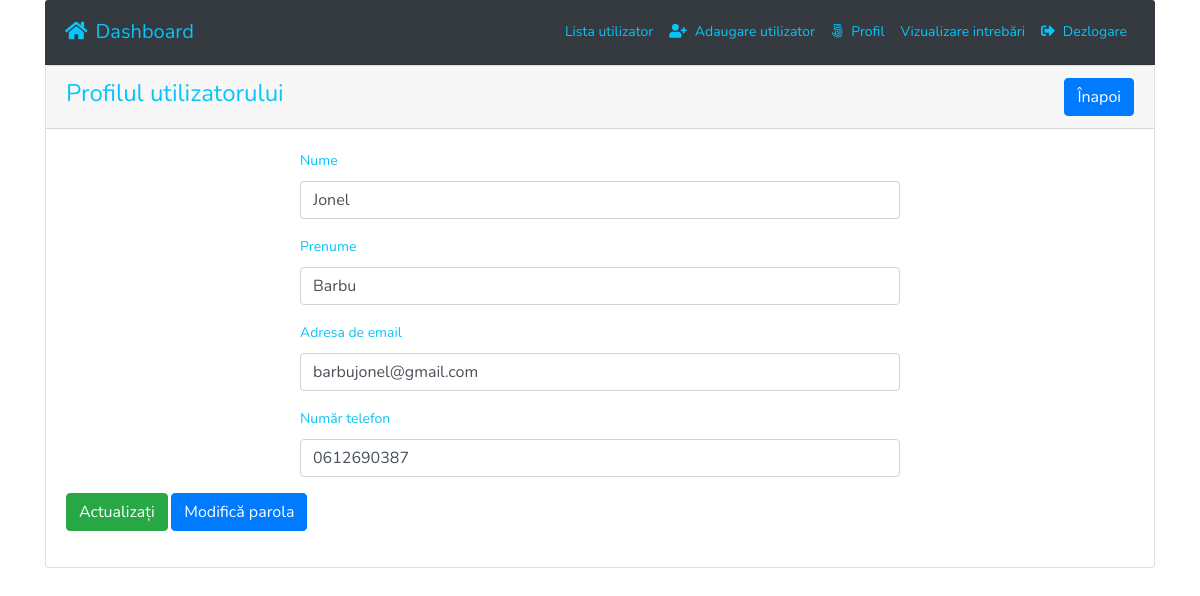
Screenshot of /Html/Admin/profile.php?id=2 (signed in) with the database file from the repository.
### tables this page shows
CREATE TABLE `tbl_users` (
  `id` int(11) NOT NULL,
  `name` varchar(255) DEFAULT NULL,
  `username` varchar(255) DEFAULT NULL,
  `email` varchar(255) DEFAULT NULL,
  `password` varchar(255) DEFAULT NULL,
  `mobile` varchar(25) DEFAULT NULL,
  `roleid` tinyint(4) DEFAULT NULL,
  `isActive` tinyint(4) DEFAULT 0,
  `created_at` timestamp NOT NULL DEFAULT current_timestamp(),
  `updated_at` timestamp NOT NULL DEFAULT current_timestamp()
);

### lib/Database.php (called while the page is built, shortened)
<?php
class  Database{
  public $pdo;
  public function __construct(){
    if (!isset($this->pdo)) {
      try {
        $link = new PDO('mysql:host='.DB_HOST.'; dbname='.DB_NAME, DB_USER, DB_PASS);
        $link->setAttribute(PDO::ATTR_ERRMODE, PDO::ERRMODE_EXCEPTION);
        $link->exec("SET CHARACTER SET utf8");
        $this->pdo  =  $link;
      } catch (PDOException $e) {
        die("Connection error...".$e->getMessage());
      }
    }
  }
}

### lib/Session.php (called while the page is built, shortened)
<?php
class Session{
  public static function get($key){
    if (isset($_SESSION[$key])) {
      return $_SESSION[$key];
    }else{
      return false;
    }
  }
}

### Html/Admin/profile.php (the view, shortened to what this page needs)
<?php
include '../inc/header.php';
 ?>
<?php
if (isset($_GET['id'])) {
  $userid = preg_replace('/[^a-zA-Z0-9-]/', '', (int)$_GET['id']);
}
 ?>
 <div class="card ">
   <div class="card-header">
          <h3  style="color: #07c5f8">Profilul utilizatorului <span class="float-right"> <a href="http://localhost/Proiect_pw/Public/index" class="btn btn-primary">Înapoi</a> </h3>
        </div>
        <div class="card-body">
    <?php
    $getUinfo = $users->getUserInfoById($userid);
    if ($getUinfo) {
     ?>
          <div style="width:600px; margin:0px auto">
          <form class="" action="" method="POST">
              <div class="form-group">
                <label for="name">Nume</label>
                <input type="text" name="name" value="<?php echo $getUinfo->name; ?>" class="form-control">
              </div>
              <div class="form-group">
                <label for="username">Prenume</label>
                <input type="text" name="username" value="<?php echo $getUinfo->username; ?>" class="form-control">
              </div>
              <div class="form-group">
                <label for="email">Adresa de email</label>
                <input type="email" id="email" name="email" value="<?php echo $getUinfo->email; ?>" class="form-control">
              </div>
              <div class="form-group">
                <label for="mobile">Număr telefon</label>
                <input type="text" id="mobile" name="mobile" value="<?php echo $getUinfo->mobile; ?>" class="form-control">
              </div>
              <?php if (Session::get("roleid") == '1') { ?>
              </div>
          <?php }else{?>
            <input type="hidden" name="roleid" value="<?php echo $getUinfo->roleid; ?>">
          <?php } ?>
              <?php if (Session::get("id") == $getUinfo->id) {?>
              <div class="form-group">
                <button type="submit" name="update" class="btn btn-success">Actualizați</button>
                <a class="btn btn-primary" href="http://localhost/Proiect_pw/Public/changePassword?id=<?php echo $getUinfo->id;?>">Modifică parola</a>
              </div>
            <?php } elseif(Session::get("roleid") == '2') {?>
              <div class="form-group">
                <button type="submit" name="update" class="btn btn-success">Actualizați</button>
              </div>
              <?php   }else{ ?>
                  <div class="form-group">
                    <a class="btn btn-primary" href="http://localhost/Proiect_pw/Public/index >Ok</a>
                  </div>
                <?php } ?>
        </div>
      <?php }else{
        header('Location:../index.php');
      } ?>
      </div>
    </div>

### assets/style.css (style rules this page uses)
body { line-height: 24px; font-size: 14px; font-style: normal; font-weight: normal; visibility: visible; font-family: 'Nunito', sans-serif; color: #07c5f8; }
h1, h2, h3, h4, h5, h6 { color: black; font-family: 'Nunito', sans-serif; font-weight: 400; margin-top: 0; }
h3 { font-size: 24px; line-height: 30px; }

### rows the page displays
tbl_users: name "Jonel", username "Barbu", email "barbujonel@gmail.com", mobile "0612690387"
